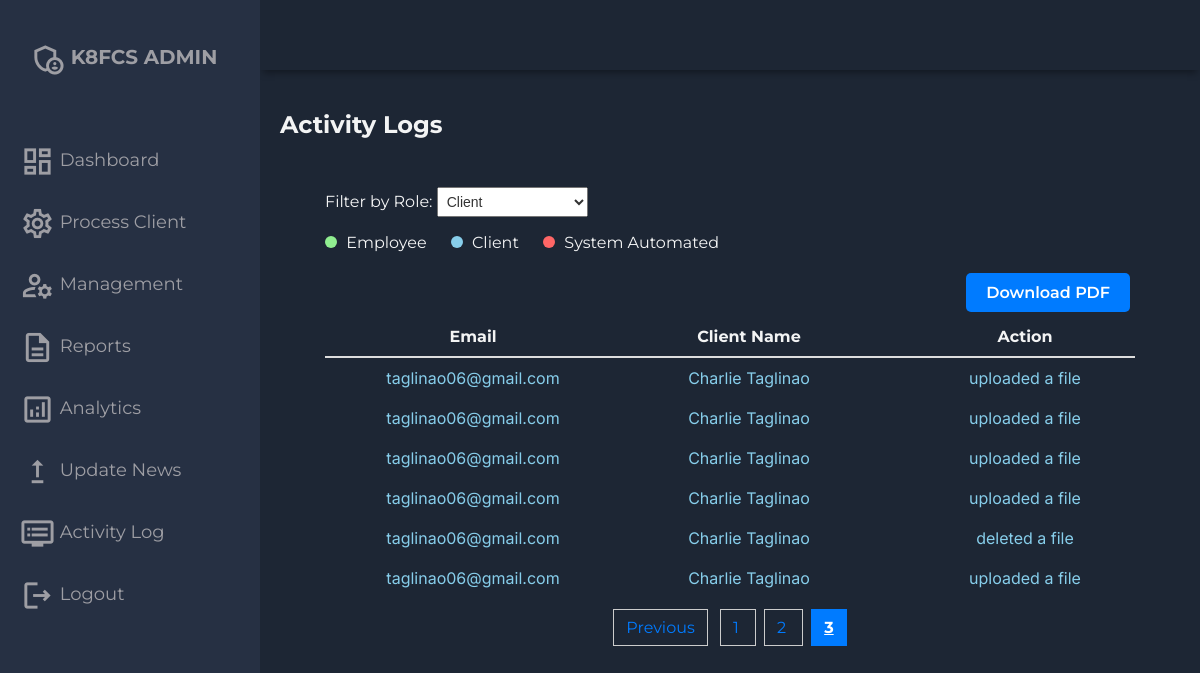
The page /adminside/activity-log.php?page=3&role=Client on the database its author committed.
### tables this page shows
CREATE TABLE `activity_log` (
  `id` int(11) NOT NULL,
  `user_email` varchar(255) NOT NULL,
  `action` text NOT NULL,
  `file_name` varchar(255) DEFAULT NULL,
  `timestamp` timestamp NOT NULL DEFAULT current_timestamp()
);

### adminside/activity-log.php (the view, shortened to what this page needs)
<?php
include 'processes/activity-log-logic.php';
$results_per_page = 8;
$query = "SELECT COUNT(*) AS total FROM activity_log";
$result = mysqli_query($conn, $query);
$row = mysqli_fetch_assoc($result);
$total_results = $row['total'];
$total_pages = ceil($total_results / $results_per_page);
$page = isset($_GET['page']) ? (int) $_GET['page'] : 1;
$start_from = ($page - 1) * $results_per_page;
$selected_role = isset($_GET['role']) ? $_GET['role'] : '';
$query = "SELECT al.user_email, al.action, al.timestamp, u.role, CONCAT(u.first_name, ' ', u.last_name) AS client_name
          FROM activity_log al
          JOIN users u ON al.user_email = u.email
          WHERE ('$selected_role' = '' OR u.role = '$selected_role' OR ('$selected_role' = 'K8FCS System' AND al.action LIKE '%Automatically%'))
          AND ('$selected_role' != 'Employee' OR al.action NOT LIKE '%Automatically%')
          AND ('$selected_role' != 'Client' OR al.action NOT LIKE '%Automatically%')
          ORDER BY al.timestamp DESC
          LIMIT $start_from, $results_per_page";
$result = mysqli_query($conn, $query);
?>
<!DOCTYPE html>
<html lang="en">
<head>
    <link rel="stylesheet" href="assets/css/style.css">
</head>
<body>
    <div class="grid-container">
        <?php include 'required/header.php'; ?>
        <?php include 'required/sidebar.php'; ?>
        <main class="main-container">
            <div class="main-title">
                <h2>Activity Logs</h2>
            </div>
            <div class="container">
                <form method="GET" action="">
                    <label for="role">Filter by Role:</label>
                    <select name="role" id="select-role" onchange="this.form.submit()">
                        <option value="Client" <?php if ($selected_role === 'Client')
                            echo 'selected'; ?>>Client</option>
                    </select>
                </form>
                <div class="legend">
                    <p><span style="background-color: lightgreen;"></span> Employee</p>
                    <p><span style="background-color: skyblue;"></span> Client</p>
                    <p><span style="background-color: #ff6666;"></span> System Automated</p>
                </div>
                <div class="download-pdf" id="download-pdf-logs">
                    <a href="?generate_pdf=1&role=<?php echo urlencode($selected_role); ?>" class="btn">Download PDF</a>
                </div>
                <div class="table-wrapper" id="activity-log-wrapper">
                    <div class="table" id="activity-log-table">
                        <div class="table-header">
                            <div class="header-item">Email</div>
                            <div class="header-item">Client Name</div>
                            <div class="header-item">Action</div>
                        </div>
                        <?php if (mysqli_num_rows($result) > 0): ?>
                            <?php while ($row = mysqli_fetch_assoc($result)): ?>
                                <div class="table-row" style="color:
                                    <?php
                                    if ($row['role'] === 'Employee')
                                        echo 'lightgreen';
                                    elseif ($row['role'] === 'Client')
                                        echo 'skyblue';
                                    elseif ($row['role'] === 'System Automated')
                                        echo '#ff6666';
                                    ?>">
                                    <div class="row-item"><?php echo htmlspecialchars($row['user_email']); ?></div>
                                    <div class="row-item"><?php echo htmlspecialchars($row['client_name']); ?></div>
                                    <div class="row-item"><?php echo htmlspecialchars($row['action']); ?></div>
                                </div>
                            <?php endwhile; ?>
                        <?php else: ?>
                            <div class="table-row">
                                <div class="row-item" colspan="5">No logs available</div>
                            </div>
                        <?php endif; ?>
                    </div>
                </div>
                <?php if ($total_results > 0): ?>
                    <div class="pagination">
                        <?php if ($page > 1): ?>
                            <a href="?page=<?php echo $page - 1; ?>&role=<?php echo urlencode($selected_role); ?>">Previous</a>
                        <?php endif; ?>
                        <?php
                        $start_page = max(1, $page - 5);
                        $end_page = min($total_pages, $page + 4);
                        if ($end_page - $start_page < 9) {
                            $end_page = min($total_pages, $start_page + 9);
                        }
                        if ($end_page - $start_page < 9) {
                            $start_page = max(1, $end_page - 9);
                        }
                        $query = "SELECT COUNT(*) AS total FROM activity_log al
              JOIN users u ON al.user_email = u.email
              WHERE ('$selected_role' = '' OR u.role = '$selected_role' OR ('$selected_role' = 'K8FCS System' AND al.action LIKE '%Automatically%'))
              AND ('$selected_role' != 'Employee' OR al.action NOT LIKE '%Automatically%')
              AND ('$selected_role' != 'Client' OR al.action NOT LIKE '%Automatically%')";
                        $result = mysqli_query($conn, $query);
                        $row = mysqli_fetch_assoc($result);
                        $total_results_with_data = $row['total'];
                        $total_pages_with_data = ceil($total_results_with_data / $results_per_page);
                        $end_page = min($end_page, $total_pages_with_data);
                        ?>
                        <?php for ($i = $start_page; $i <= $end_page; $i++): ?>
                            <a href="?page=<?php echo $i; ?>&role=<?php echo urlencode($selected_role); ?>"
                                class="<?php echo ($i === $page) ? 'active' : ''; ?>">
                                <?php echo $i; ?>
                            </a>
                        <?php endfor; ?>
                    </div>
                <?php endif; ?>
            </div>
            <br>
        </main>
    </div>
</body>
</html>

### adminside/assets/css/style.css (style rules this page uses)
body { margin: 0; padding: 0; background-color: #1d2634; color: #9e9ea4; font-family:'Montserrat', sans-serif; }
.grid-container { display: grid; grid-template-columns: 260px 1fr 1fr 1fr; grid-template-rows: 0.2fr 3fr; grid-template-areas: 'sidebar header header header' 'sidebar main main main'; height: 100vh; }
.main-container { grid-area: main; overflow-y: auto; padding: 20px 20px; color: rgba(255, 255, 255, 0.95); }
.main-title { display: flex; justify-content: space-between; }
.container { width: 90%; margin: 0 auto; background-color: transparent; padding: 20px; }
.table { width: 100%; border-collapse: collapse; }
.table-header { display: flex; justify-content: space-between; align-items: center; padding: 10px; border-bottom: 2px solid #ddd; }
.table-row { display: flex; justify-content: space-between; align-items: center; padding: 10px; }
.row-item { flex: 1; text-align: center; font-family: 'Inter'; }
.header-item { flex: 1; text-align: center; font-weight: bolder; }
.btn { padding: 5px 10px; margin: 5px 5px; border: none; border-radius: 5px; cursor: pointer; color: #fff; font-size: 16px; text-decoration: none; }
.pagination { margin: 20px 0; text-align: center; }
.pagination a { padding: 8px 12px; margin: 0 4px; text-decoration: none; border: 1px solid #ccc; color: #333; }
.pagination a.active { background-color: #007BFF; color: white; border: 1px solid #007BFF; }
.download-pdf { text-align: right; }
.btn, .btn_edit, .btn_delete { display: inline-block; padding: 10px 20px; font-size: 16px; font-weight: 600; text-align: center; text-decoration: none; background-color: #007bff; color: #fff; border: none; border-radius: 5px; cursor: pointer; transition: background-color 0.3s ease; }
.pagination { margin: 20px 0; }
.pagination a { padding: 8px 12px; margin: 0 4px; text-decoration: none; color: #007bff; }
.pagination a.active { font-weight: bold; text-decoration: underline; }
.table-wrapper, #show-active-inactive-details-container, #pending-table-wrapper, #accepted-table-wrapper, #approve-payment-table-wrapper, #edit-delete-account-wrapper, #report-wrapper, #sales-wrapper, #user-accounts-wrapper, #application-report-wrapper, #booked-account-report-wrapper, #commission-report-table-wrapper, #activity-log-wrapper, #list-news-wrapper { overflow-x: auto; }
#show-active-inactive-table, #edit-delete-account-table, #user-accounts-table, #activity-log-table, #list-news-table { min-width: 1400px; }
.pending-sort-options, .accepted-sort-options, .approve-payment-sort-options, #select-role { padding: 5px; font-size: 14px; color: #333; margin-top: 0.5rem; }

### adminside/activity-log.php (style rules this page uses)
.legend p { display: inline-block; margin-right: 20px; }
.legend span { display: inline-block; width: 12px; height: 12px; border-radius: 50%; margin-right: 5px; }

### rows shown on the page
activity_log: user_email "taglinao06@gmail.com", client_name "Charlie Taglinao", action "uploaded a file"
activity_log: user_email "taglinao06@gmail.com", client_name "Charlie Taglinao", action "uploaded a file"
activity_log: user_email "taglinao06@gmail.com", client_name "Charlie Taglinao", action "uploaded a file"
activity_log: user_email "taglinao06@gmail.com", client_name "Charlie Taglinao", action "uploaded a file"
activity_log: user_email "taglinao06@gmail.com", client_name "Charlie Taglinao", action "deleted a file"
activity_log: user_email "taglinao06@gmail.com", client_name "Charlie Taglinao", action "uploaded a file"
